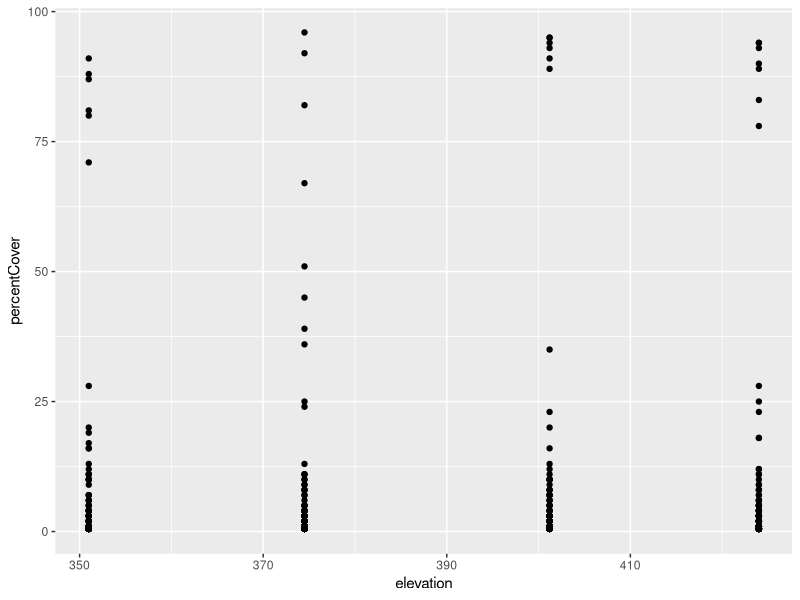

Source code (R):
## ---- chunk 1
#| label: read-csv

# load packages
library("readr")
library("dplyr")
library("ggplot2")

# read in the data
konza_data <- read_csv("data/NEON.D06.KONZ.DP1.10058.001.div_1m2Data.2025-08.basic.20251222T234053Z.csv")
## ---- chunk 2
#| label: summarize-with-dplyr

# first summary to make will be a count of the number of observations in 
# each family
konza_data %>% 
  group_by(family) %>%
  tally() %>%
  arrange(desc(n))
## ---- chunk 3
#| label: mean-percent-cover-by-family

# The goal is to calculate the mean percent cover of each family 
konza_data %>%
  group_by(family) %>%
  summarise(mean_pcnt_cover = mean(percentCover),
            sd_pcnt_cover = sd(percentCover)) %>%
  arrange(desc(mean_pcnt_cover))
## ---- chunk 4
#| label: filter-by-elevation

# The goal is to calculate the mean percent cover of each family 
konza_data %>%
  filter(elevation>390) %>%
  group_by(family) %>%
  summarise(mean_pcnt_cover = mean(percentCover),
            sd_pcnt_cover = sd(percentCover)) %>%
  arrange(desc(mean_pcnt_cover))
## ---- chunk 5
#| label: use-mutate

# select pulls out the columns you want
# mutate creates a mew column with whatever content you want
# which can include manipulation of an existing column
konza_data %>%
  select(scientificName, family, percentCover) %>%
  mutate(propCover = percentCover / 100)
## ---- chunk 6
#| label: elevation-percent-by-family

ggplot(data = konza_data,
       aes(x = elevation,
           y = percentCover)) + 
  geom_point()
